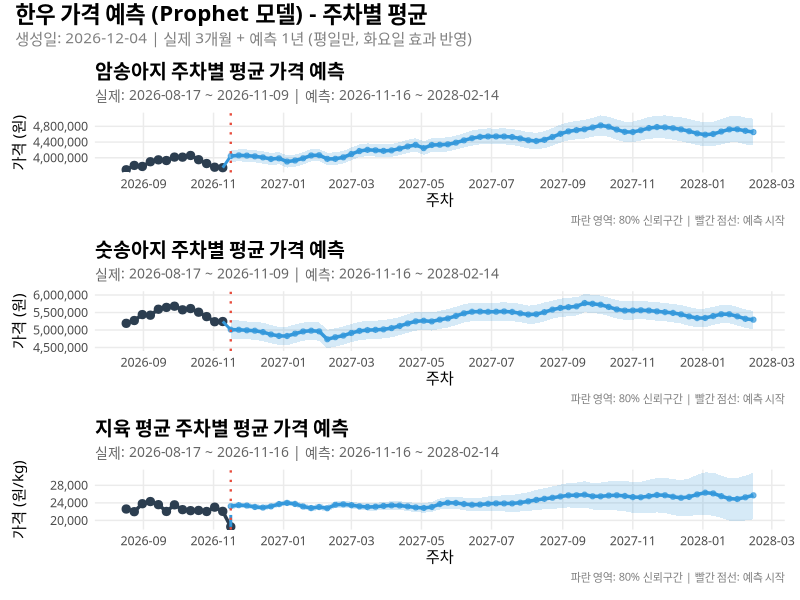

This chart was generated by the following R code:
# =============================================================================
# 한우 가격 예측 시각화 스크립트
# - 최근 3개월 실제 가격 + 1년 예측값 그래프 생성
# - 주차별 평균 가격으로 표시
# - 저장 위치: assets/forecast-plot.png
# =============================================================================

library(ggplot2)
library(dplyr)
library(readr)
library(tidyr)
library(lubridate)

# 디렉토리 생성
if (!dir.exists("assets")) {
  dir.create("assets")
}

# =============================================================================
# 1. 데이터 로드
# =============================================================================

# 실제 가격 데이터
actual_data <- read_csv("data_hanwoo_stock/hanwoo-stock.csv", show_col_types = FALSE) %>%
  mutate(date = as.Date(date)) %>%
  arrange(date)

# 예측 데이터
forecast_data <- read_csv("data_hanwoo_stock/hanwoo-forecast.csv", show_col_types = FALSE) %>%
  mutate(date = as.Date(date)) %>%
  arrange(date)

# =============================================================================
# 2. 주차별 평균 계산 함수
# =============================================================================

calculate_weekly_avg <- function(data, value_col, type_label) {
  data %>%
    mutate(
      year_week = floor_date(date, "week", week_start = 1),  # 월요일 시작
      year = year(date),
      week = isoweek(date)
    ) %>%
    group_by(year_week) %>%
    summarise(
      가격 = mean(!!sym(value_col), na.rm = TRUE),
      .groups = "drop"
    ) %>%
    filter(!is.na(가격)) %>%
    mutate(유형 = type_label)
}

# =============================================================================
# 3. 데이터 전처리 - 주차별 평균
# =============================================================================

# 최근 3개월 실제 데이터 (주차별 평균)
three_months_ago <- max(actual_data$date) - 90

actual_weekly <- list()
for (var in c("암송아지", "숫송아지", "지육_평균")) {
  actual_weekly[[var]] <- actual_data %>%
    filter(date >= three_months_ago) %>%
    calculate_weekly_avg(var, "실제") %>%
    mutate(변수 = var)
}
actual_weekly_all <- bind_rows(actual_weekly)

# 예측 데이터 (주차별 평균)
forecast_weekly <- list()
forecast_ci_weekly <- list()

for (var in c("암송아지", "숫송아지", "지육_평균")) {
  pred_col <- paste0(var, "_예측")
  lower_col <- paste0(var, "_하한")
  upper_col <- paste0(var, "_상한")
  
  # 예측값 주차별 평균
  forecast_weekly[[var]] <- forecast_data %>%
    calculate_weekly_avg(pred_col, "예측") %>%
    mutate(변수 = var)
  
  # 신뢰구간 주차별 평균
  forecast_ci_weekly[[var]] <- forecast_data %>%
    mutate(year_week = floor_date(date, "week", week_start = 1)) %>%
    group_by(year_week) %>%
    summarise(
      하한 = mean(!!sym(lower_col), na.rm = TRUE),
      상한 = mean(!!sym(upper_col), na.rm = TRUE),
      .groups = "drop"
    ) %>%
    mutate(변수 = var)
}

forecast_weekly_all <- bind_rows(forecast_weekly)
forecast_ci_all <- bind_rows(forecast_ci_weekly)

# =============================================================================
# 4. 개별 변수 그래프 생성 함수 (주차별)
# =============================================================================

create_weekly_forecast_plot <- function(var_name, y_label, title_suffix) {
  
  # 실제 데이터 필터
  actual_var <- actual_weekly_all %>% filter(변수 == var_name)
  
  # 예측 데이터 필터
  forecast_var <- forecast_weekly_all %>% filter(변수 == var_name)
  
  # 신뢰구간 필터
  ci_var <- forecast_ci_all %>% filter(변수 == var_name)
  
  # 연결점 (마지막 실제 + 첫 예측)
  last_actual <- actual_var %>% filter(year_week == max(year_week))
  first_forecast <- forecast_var %>% filter(year_week == min(year_week))
  
  # 그래프 생성
  p <- ggplot() +
    # 신뢰구간 (80%)
    geom_ribbon(data = ci_var, aes(x = year_week, ymin = 하한, ymax = 상한),
                fill = "#3498db", alpha = 0.2) +
    # 실제 가격 선
    geom_line(data = actual_var, aes(x = year_week, y = 가격), 
              color = "#2c3e50", linewidth = 1.2) +
    # 실제 가격 점
    geom_point(data = actual_var, aes(x = year_week, y = 가격), 
               color = "#2c3e50", size = 2.5) +
    # 연결선 (실제 → 예측)
    geom_segment(aes(x = last_actual$year_week, xend = first_forecast$year_week,
                     y = last_actual$가격, yend = first_forecast$가격),
                 color = "#3498db", linetype = "dashed", linewidth = 1) +
    # 예측 가격 선
    geom_line(data = forecast_var, aes(x = year_week, y = 가격), 
              color = "#3498db", linewidth = 1.2) +
    # 예측 가격 점
    geom_point(data = forecast_var, aes(x = year_week, y = 가격), 
               color = "#3498db", size = 1.5, alpha = 0.7) +
    # 예측 시작 수직선
    geom_vline(xintercept = as.numeric(min(forecast_var$year_week)), 
               linetype = "dotted", color = "#e74c3c", linewidth = 0.8) +
    # 테마
    labs(
      title = paste0(title_suffix, " 주차별 평균 가격 예측"),
      subtitle = paste0("실제: ", format(min(actual_var$year_week), "%Y-%m-%d"), " ~ ", 
                        format(max(actual_var$year_week), "%Y-%m-%d"),
                        " | 예측: ", format(min(forecast_var$year_week), "%Y-%m-%d"), " ~ ",
                        format(max(forecast_var$year_week), "%Y-%m-%d")),
      x = "주차",
      y = y_label,
      caption = "파란 영역: 80% 신뢰구간 | 빨간 점선: 예측 시작"
    ) +
    theme_minimal(base_family = "AppleGothic") +
    theme(
      plot.title = element_text(face = "bold", size = 14),
      plot.subtitle = element_text(color = "gray40", size = 10),
      plot.caption = element_text(color = "gray50", size = 8),
      axis.text = element_text(size = 9),
      panel.grid.minor = element_blank()
    ) +
    scale_x_date(date_labels = "%Y-%m", date_breaks = "2 months") +
    scale_y_continuous(labels = scales::comma)
  
  return(p)
}

# =============================================================================
# 5. 3개 변수 그래프 생성 및 결합
# =============================================================================

# 개별 그래프 생성
p1 <- create_weekly_forecast_plot("암송아지", "가격 (원)", "암송아지")
p2 <- create_weekly_forecast_plot("숫송아지", "가격 (원)", "숫송아지")
p3 <- create_weekly_forecast_plot("지육_평균", "가격 (원/kg)", "지육 평균")

# patchwork로 결합
library(patchwork)

combined_plot <- p1 / p2 / p3 +
  plot_annotation(
    title = "한우 가격 예측 (Prophet 모델) - 주차별 평균",
    subtitle = paste0("생성일: ", Sys.Date(), " | 실제 3개월 + 예측 1년 (평일만, 화요일 효과 반영)"),
    theme = theme(
      plot.title = element_text(face = "bold", size = 16, family = "AppleGothic"),
      plot.subtitle = element_text(color = "gray50", size = 11, family = "AppleGothic")
    )
  )

# =============================================================================
# 6. 저장
# =============================================================================

ggsave("assets/forecast-plot.png", combined_plot, 
       width = 12, height = 14, dpi = 150, bg = "white")

cat("그래프 저장 완료: assets/forecast-plot.png\n")
